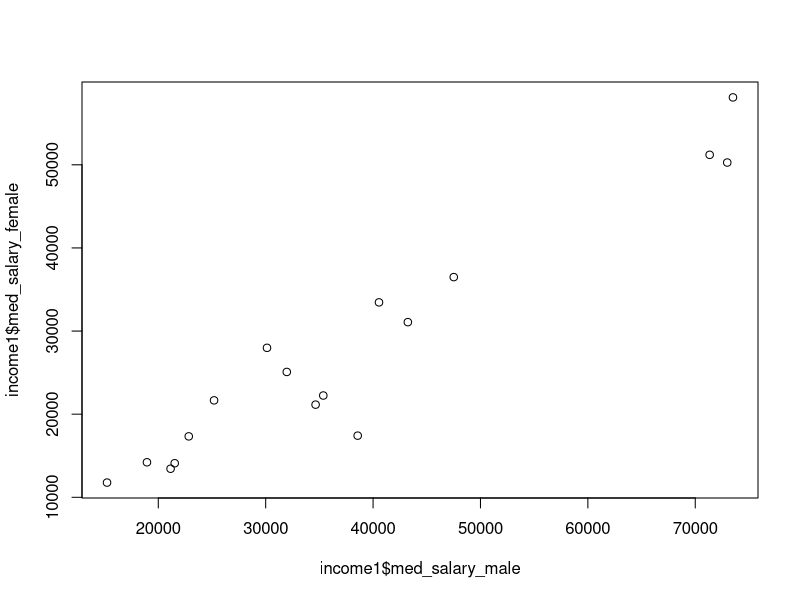
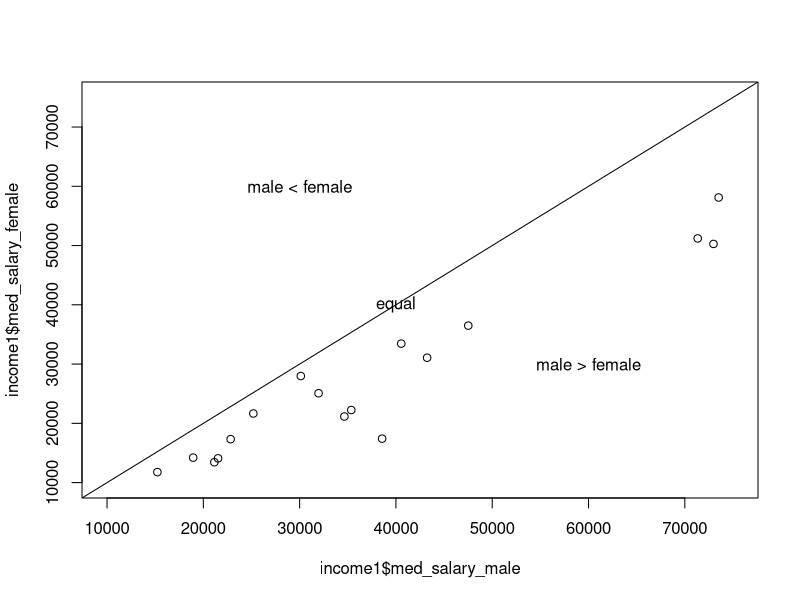
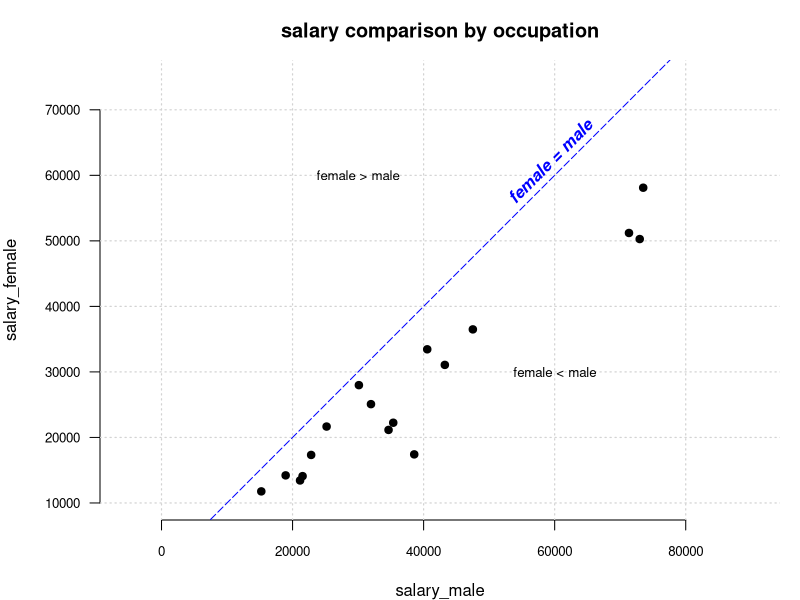
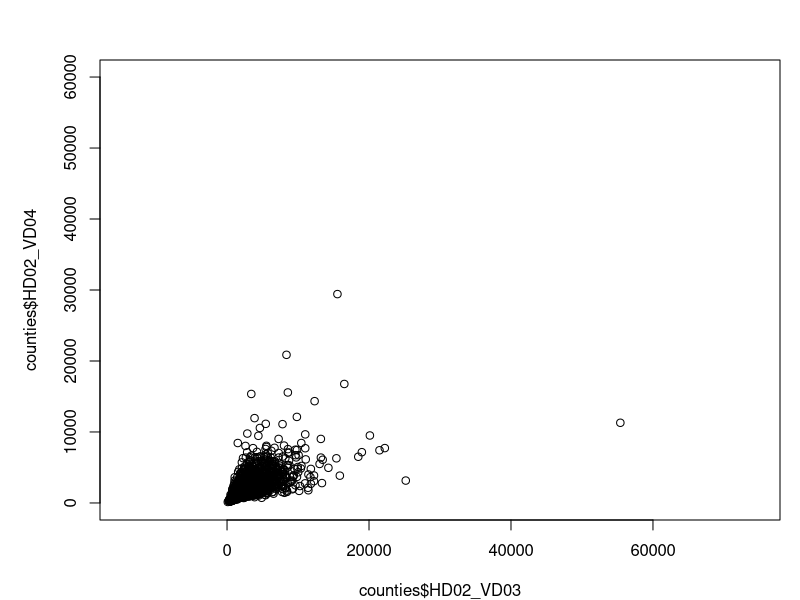
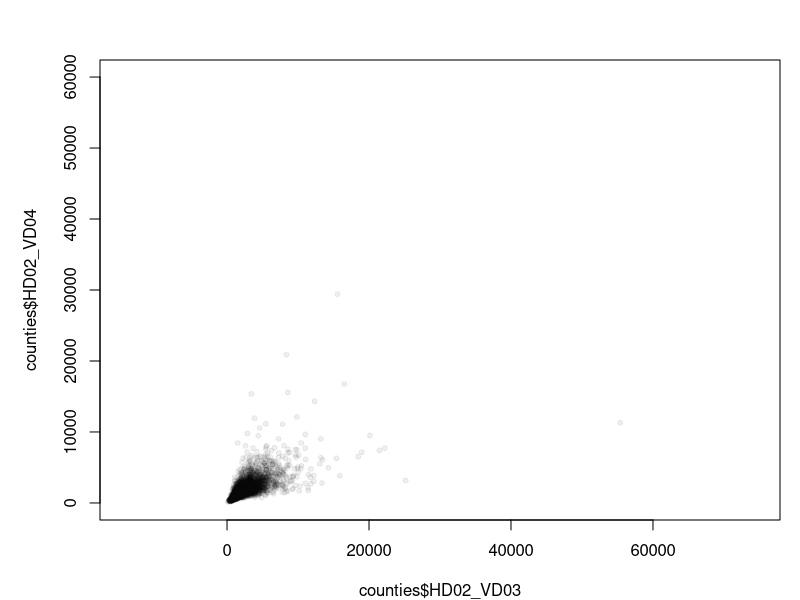
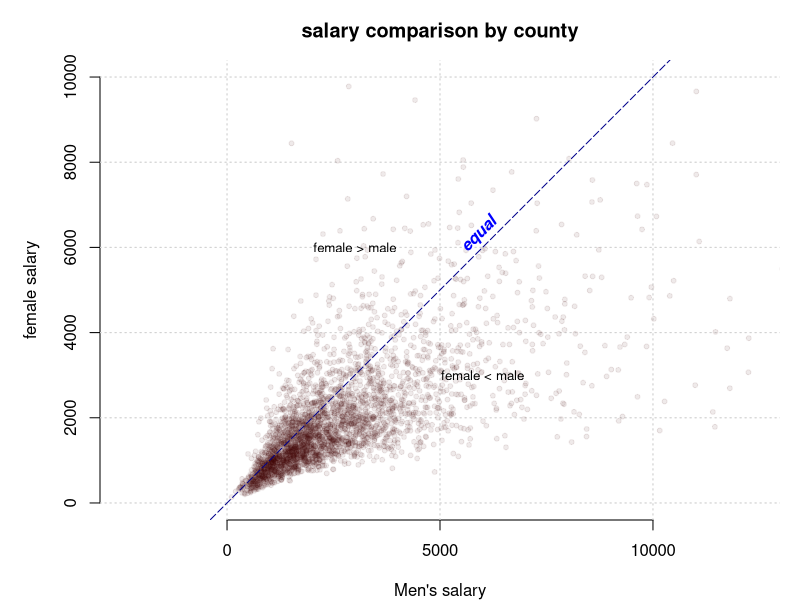

Generate these figures, in order, with R:
## ---- chunk 1
income <- read.csv("ACS_13_1YR_S2401-by-occ.csv", stringsAsFactors=FALSE, sep=",")
income1 <- subset(income, level == 1)

head(income1)
## ---- chunk 2
plot(income1$med_salary_male, income1$med_salary_female)
summary(income1)
## ---- chunk 3
#fixed axis limits
plot(income1$med_salary_male, income1$med_salary_female, xlim=c(10000, 75000), ylim=c(10000, 75000))
#reference line
abline(0,1)
#annotation
text(40000, 40000, "equal") 
text(60000, 30000, "male > female") 
text(30000, 60000, "male < female")

## ---- chunk 4
par(mar=c(4,5,3,1)) # set the margin of a plot – bottom, left, top, right
plot(income1$med_salary_male, income1$med_salary_female, xlim=c(10000, 75000), ylim=c(10000, 75000), asp=1, xlab="salary_male",
ylab="", las=1, cex.axis=0.8, main="salary comparison by occupation", bty="n", type="n") #bty=surrounding box

#add grids
grid(NULL, NULL, lwd = 1.2)

#add points
points(income1$med_salary_male, income1$med_salary_female, pch = 19)

#add line
abline(0, 1, col="blue", lty=5)

#add text

text(60000, 60000, "female = male", srt=45, pos=3, offset=0.5, font=4,col="blue") #srt = change the angle
text(60000, 30000, "female < male", cex=0.8) 
text(30000, 60000, "female > male", cex=0.8)
title(ylab="salary_female", line=4) #axis y label, line value 그래프로부터 거리(여백)
## ---- chunk 5
# Read in additional data
counties <- read.csv("ACS_13_5YR_B20002.csv", stringsAsFactors=FALSE)
plot(counties$HD02_VD03, counties$HD02_VD04, xlim=c(0,60000), ylim=c(0,60000), asp=1)
## ---- chunk 6
#Change opacity on points
plot(counties$HD02_VD03, counties$HD02_VD04, xlim=c(0,60000), ylim=c(0,60000), type="n", asp=1)
points(counties$HD02_VD03, counties$HD02_VD04, pch=20, col="#00000010")
## ---- chunk 7
#zoom in
plot(counties$HD02_VD03, counties$HD02_VD04, xlim=c(0,10000), ylim=c(0,10000), type="n", asp=1, xlab="Men's salary", ylab="female salary", bty="n", main="salary comparison by county")
grid(NULL, NULL, lwd=1.2)
text(3000, 6000, "female > male", cex=0.8)
points(counties$HD02_VD03, counties$HD02_VD04, pch=20, col="#40000015")
abline(0, 1, col="darkblue", lty=5)
text(6000, 3000, "female < male", cex=0.8)
text(6000, 6000, "equal", srt=45, pos=3, offset=0.5, font=4,col="blue")
